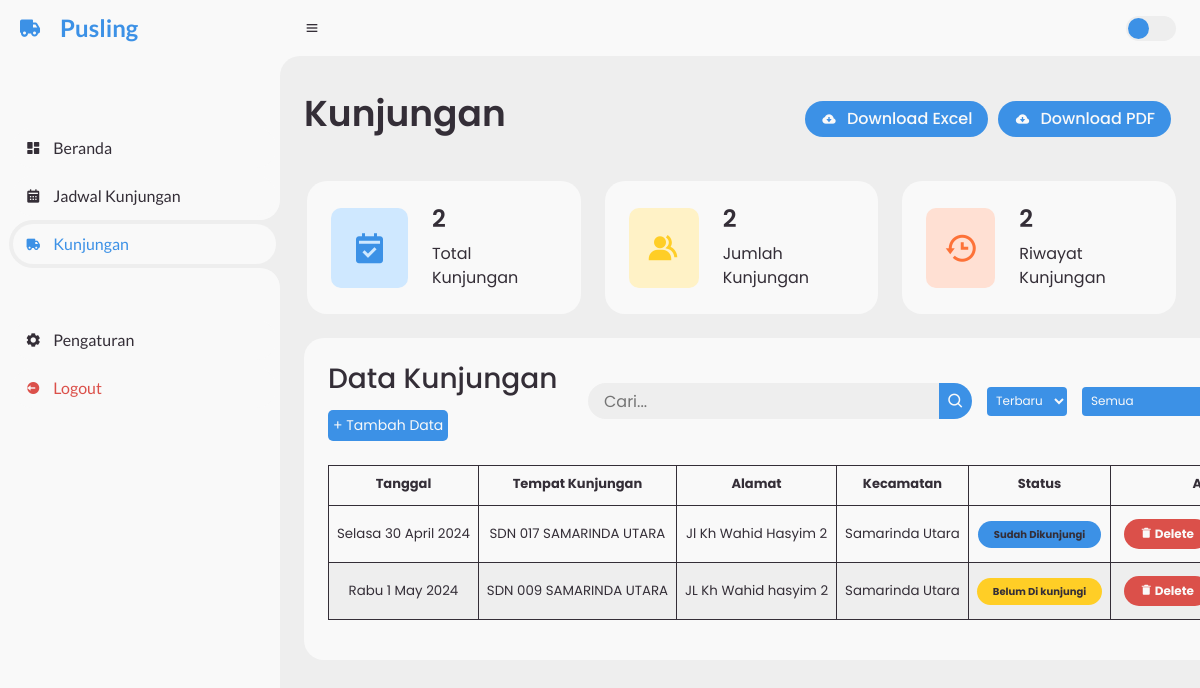
Screenshot of /kunjungan.php with the database file from the repository.
### tables this page shows
CREATE TABLE `kunjungan` (
  `id` int(11) NOT NULL,
  `tanggal` date DEFAULT NULL,
  `tempat_kunjungan` varchar(255) DEFAULT NULL,
  `alamat` varchar(255) DEFAULT NULL,
  `kecamatan` varchar(100) DEFAULT NULL,
  `status` varchar(20) DEFAULT NULL,
  `kontak` varchar(20) DEFAULT NULL,
  `petugas_layanan` varchar(70) DEFAULT NULL,
  `jumlah_siswa` int(11) DEFAULT 0
);

### kunjungan.php (the view, shortened to what this page needs)
<?php
include "database.php";
?>
<!DOCTYPE html>
<html lang="en">
<head>
	<link href='https://unpkg.com/boxicons@2.0.9/css/boxicons.min.css' rel='stylesheet'>
	<link href="https://cdn.jsdelivr.net/npm/bootstrap@5.1.3/dist/css/bootstrap.min.css" rel="stylesheet">
	<link rel="stylesheet" href="css/style.css">
	<link rel="stylesheet" href="css/responsive.css">
</head>
<body>
	<section id="sidebar">
		<a href="#" class="brand">
			<i class='bx bxs-truck' ></i>
			<span class="text">Pusling</span>
		</a>
		<ul class="side-menu top">
			<li>
				<a href="beranda.php">
					<i class='bx bxs-dashboard' ></i>
					<span class="text">Beranda</span>
				</a>
			</li>
			<li>
				<a href="jadwal.php">
					<i class='bx bxs-calendar'></i>
					<span class="text">Jadwal Kunjungan</span>
				</a>
			</li>
			<li class="active">
				<a href="#">
					<i class='bx bxs-truck'></i>
					<span class="text">Kunjungan</span>
				</a>
			</li>
		</ul>
		<ul class="side-menu">
			<li>
				<a href="pengaturan.php">
					<i class='bx bxs-cog' ></i>
					<span class="text">Pengaturan</span>
				</a>
			</li>
			<li>
				<a href="?logout=true" class="logout">
					<i class='bx bxs-log-out-circle' ></i>
					<span class="text">Logout</span>
				</a>
			</li>
		</ul>
	</section>
	<section id="content">
		<nav>
			<i class='bx bx-menu' ></i>
			<label for="switch-mode" class="switch-mode"></label>
		</nav>
		<main>
			<div class="head-title">
				<div class="left">
					<h1>Kunjungan</h1>
				</div>
				<div class="download">
					<a href="#" class="btn-download">
						<i class='bx bxs-cloud-download' ></i>
						<span class="text">Download Excel</span>
					</a>
					<a href="#" class="btn-download">
						<i class='bx bxs-cloud-download' ></i>
						<span class="text">Download PDF</span>
					</a>
				</div>
			</div>
			<ul class="box-info">
			<?php
			$query_total = "SELECT COUNT(*) AS total_kunjungan FROM kunjungan";
			$result_total = mysqli_query($koneksi, $query_total);
			if ($result_total) {
				$row_total = mysqli_fetch_assoc($result_total);
				$total_kunjungan = $row_total['total_kunjungan'];
			} else {
				$total_kunjungan = "Error";
			}
			?>
				<li>
					<i class='bx bxs-calendar-check'></i>
					<span class="text">
						<h3><?php echo $total_kunjungan; ?></h3>
						<p>Total Kunjungan</p>
					</span>
				</li>
				<li>
					<i class='bx bxs-group' ></i>
					<span class="text">
						<h3><?php echo $total_kunjungan; ?></h3>
						<p>Jumlah Kunjungan</p>
					</span>
				</li>
				<li>
					<i class='bx bx-history' ></i>
					<span class="text">
						<h3><?php echo $total_kunjungan; ?></h3>
						<p>Riwayat Kunjungan</p>
					</span>
				</li>
			</ul>
			<div class="table-data">
				<div class="order">
					<div class="head">
						<div class="left-head">
							<h3>Data Kunjungan</h3>
							<div class="add-element">
								<button class="add-data"><p>+ Tambah Data</p></button>
							</div>
						</div>
						<form class="filter" method="GET">
							<div class="form-input">
								<input type="search" name="search" placeholder="Cari..." value="<?php echo isset($_GET['search']) ? $_GET['search'] : ''; ?>">
								<button type="submit" class="search-btn"><i class='bx bx-search' ></i></button>
							</div>
							<span>
								<select name="sort">
									<option value="terbaru">Terbaru</option>
								</select>
							</span>
							<span>
								<select name="status">
									<option value="semua">Semua</option>
								</select>
							</span>
						</form>
					</div>
					<?php
					include "database.php";
					$query = "SELECT * FROM kunjungan WHERE 1";
					$result = mysqli_query($koneksi, $query);
					if(mysqli_num_rows($result) > 0) {
						echo '<table class="table table-bordered">
								<thead>
									<tr>
										<th>Tanggal</th>
										<th>Tempat Kunjungan</th>
										<th>Alamat</th>
										<th>Kecamatan</th>
										<th>Status</th>
										<th>Aksi</th>
									</tr>
								</thead>
								<tbody>';
						$nama_hari = array("Minggu", "Senin", "Selasa", "Rabu", "Kamis", "Jumat", "Sabtu");
						while($row = mysqli_fetch_assoc($result)) {
							$tanggal_bahasa_indonesia = $nama_hari[date('w', strtotime($row['tanggal']))] . ' ' . date('j F Y', strtotime($row['tanggal']));
							echo '<tr>';
							echo '<td>' . $tanggal_bahasa_indonesia . '</td>';
							echo '<td>' . $row['tempat_kunjungan'] . '</td>';
							echo '<td>' . $row['alamat'] . '</td>';
							echo '<td>' . $row['kecamatan'] . '</td>';
							$status_class = "";
							switch ($row['status']) {
								case "Belum Di kunjungi":
									$status_class = "uncompleted";
									break;
								case "Sudah Dikunjungi":
									$status_class = "completed";
									break;
							}
							echo '<td><span class="status ' . $status_class . '">' . $row['status'] . '</span></td>';
							echo '<td>';
							echo '<div class="btn-group">';
							echo '<a href="' . htmlspecialchars($_SERVER["PHP_SELF"]) . '?id=' . $row['id'] . '"><button class="delete"><p><i class="bx bxs-trash-alt"></i> Delete</p></button></a>';
							echo '</div>';
							echo '</td>';
							echo '</tr>';
						}
						echo '</tbody></table>';
					} else {
						echo '<p>Tidak ada Data Kunjungan yang ditemukan.</p>';
					}
					?>
				</div>
			</div>
		</main>
	</section>
</body>
</html>

### rows the page displays
kunjungan: tanggal "Selasa 30 April 2024", tempat_kunjungan "SDN 017 SAMARINDA UTARA", alamat "Jl Kh Wahid Hasyim 2", kecamatan "Samarinda Utara", status "Sudah Dikunjungi"
kunjungan: tanggal "Rabu 1 May 2024", tempat_kunjungan "SDN 009 SAMARINDA UTARA", alamat "JL Kh Wahid hasyim 2", kecamatan "Samarinda Utara", status "Belum Di kunjungi"

### other values shown
$total_kunjungan "2"
